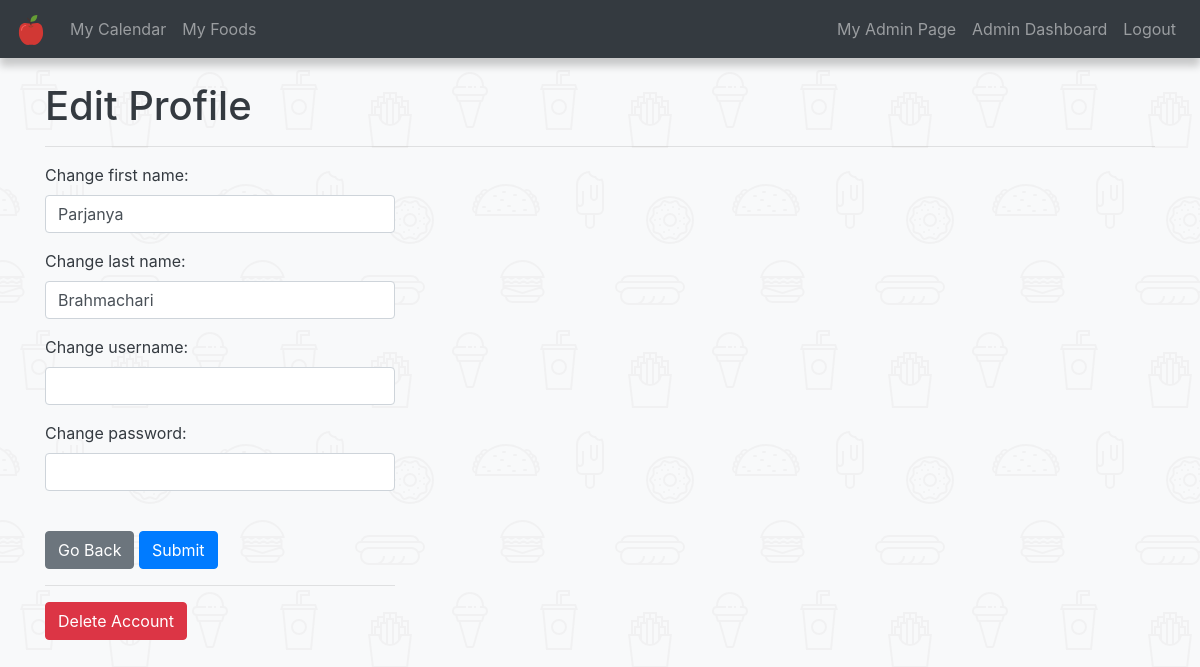
The app's page /edit_profile (signed in) with its own data.
### app/models.py (models this page shows, shortened)
class User(UserMixin, db.Model):
    __tablename__ = 'users'
    id = db.Column(db.Integer, primary_key=True)
    firstname = db.Column(db.String(64), index=True)
    lastname = db.Column(db.String(64), index=True)
    username = db.Column(db.String(64), index=True, unique=True)
    email = db.Column(db.String(120), index=True, unique=True)
    password_hash = db.Column(db.String(128))
    user_role = db.Column(db.Enum(UserRoles), default=UserRoles.user)
    created = db.Column(db.DateTime, index=True, default=datetime.utcnow())
    last_modified = db.Column(db.DateTime, index=True, default=datetime.utcnow())
    user_food_items = db.relationship('UserFoodItems', backref='user', lazy='dynamic')

### app/routes.py (the view)
@app.route('/edit_profile', methods=['GET', 'POST'])
@login_required
def edit_profile():
    form = EditProfileForm()
    deleteForm = DeleteAccountForm()
    if form.validate_on_submit():
        if form.username.data != '':
            current_user.username = form.username.data
        if form.password.data != '':
            current_user.set_password(form.password.data)
        current_user.firstname = form.firstname.data
        current_user.lastname = form.lastname.data
        db.session.commit()
        flash('Your changes have been saved.', category="info")
        return redirect(url_for('user', username=current_user.username))
    elif request.method == 'GET':
        form.firstname.data = current_user.firstname
        form.lastname.data = current_user.lastname
    if deleteForm.validate_on_submit():
        db.session.delete(current_user)
        db.session.commit()
        flash('Your account has been deleted. We\'re sad to see you go!', category="warning")
        return redirect(url_for('login'))
    return render_template('edit_profile.html', title='Edit Profile', form=form, deleteForm=deleteForm)

### app/forms.py (shortened to what this page needs)
class EditProfileForm(FlaskForm):
    firstname = StringField('Change first name:')
    lastname = StringField('Change last name:')
    username = StringField('Change username:')
    password = PasswordField('Change password:', validators=[Length(min=6, message='Password must be at least 6 characters long.'), Regexp(
        "^(?:(?=.*[a-z])(?:(?=.*[A-Z])(?=.*[\d\W])|(?=.*\W)(?=.*\d))|(?=.*\W)(?=.*[A-Z])(?=.*\d))", message="Password must have at least one upper case, lower case, and numeric/special character.")])
    submit = SubmitField('Submit')

class DeleteAccountForm(FlaskForm):
    submit = SubmitField('Delete my account')

### app/models.py (called while the page is built)
@login.user_loader
def load_user(id):
    return User.query.get(int(id))

### app/templates/edit_profile.html (shortened to what this page needs)
{% extends "base.html" %}
{% from 'bootstrap/form.html' import render_form as wtf %}
{% from 'bootstrap/form.html' import render_field as wtf_field %}
{% block app_content %}
    <h1>Edit Profile</h1>
    <hr>
    <div class="row">
        <div class="col-md-4">
            <form method="POST">
                <div class="form-row">
                    <div class="col">
                        {{ wtf_field(form.firstname) }}
                    </div>
                </div>
                <div class="form-row">
                    <div class="col">
                        {{ wtf_field(form.lastname) }}
                    </div>
                </div>
                <div class="form-row">
                    <div class="col">
                        {{ wtf_field(form.username) }}
                    </div>
                </div>
                <div class="form-row">
                    <div class="col">
                        {{ wtf_field(form.password) }}
                    </div>
                </div>
                <br>
                <div class="form-row">
                    <div class="col">
                        <a role="button" class="btn btn-secondary" href="{{ url_for('user', username=current_user.username) }}">Go Back</a>
                        {{ wtf_field(form.submit, button_map={'submit': 'primary'}) }}
                    </div>
                </div>
            </form>
            <hr>
            <button type="button" class=" btn btn-danger" data-toggle="modal" data-target="#deleteModal">Delete Account</button>
        </div>
    </div>
{% endblock %}

### app/templates/base.html (shortened to what this page needs)
{% from 'bootstrap/nav.html' import render_nav_item %}
<!doctype html>
<html lang="en">
  <head>
    {% block head %}
    {% block styles %}
    {{ bootstrap.load_css() }}
    <link rel="stylesheet" type="text/css" href="{{ url_for('static', filename='main.css') }}">
    {% endblock %}
    {% endblock %}
  </head>
  <body class="text-dark bg-light">
    <nav class="navbar navbar-expand-lg navbar-dark bg-dark" style="box-shadow: 0 8px 8px 0 rgba(0, 0, 0, 0.2);">
        <a class="navbar-brand" href="{{ url_for('index') }}">
            <img src="{{ url_for('static', filename='apple.svg') }}" alt="" height="30" width="30" class="d-inline-block align-middle">
        </a>
        <div class="collapse navbar-collapse" id="bs-example-navbar-collapse-1">
            <ul class="navbar-nav mr-auto">
                {% if not current_user.is_anonymous %}
                {{ render_nav_item('my_cal', 'My Calendar') }}
                {{ render_nav_item('my_foods', 'My Foods') }}
                {% endif %}
            </ul>
            <ul class="navbar-nav my-2 my-lg-0">
                {% if current_user.is_anonymous %}
                {{ render_nav_item('login', 'Login') }}
                {% else %}
                {% if current_user.user_role.value == 'user' %}
                {{ render_nav_item('user', 'My Profile', username=current_user.username) }}
                {% elif current_user.user_role.value == 'admin' %}
                {{ render_nav_item('user', 'My Admin Page', username=current_user.username) }}
                {{ render_nav_item('admin.index', 'Admin Dashboard') }}
                {% endif %}
                {{ render_nav_item('logout', 'Logout') }}
                {% endif %}
            </ul>
        </div>
    </nav>
    <div class="container">
        <br>
        {% block app_content %}{% endblock %}
    </div>
  </body>
</html>

### records on screen
User: username "My Admin Page", firstname "Parjanya", lastname "Brahmachari"

### other values on screen
{{ render_nav_item('my_cal', 'My Calendar') }} "My Calendar"
{{ render_nav_item('my_foods', 'My Foods') }} "My Foods"
{{ render_nav_item('admin.index', 'Admin Dashboard') }} "Admin Dashboard"
{{ render_nav_item('logout', 'Logout') }} "Logout"
